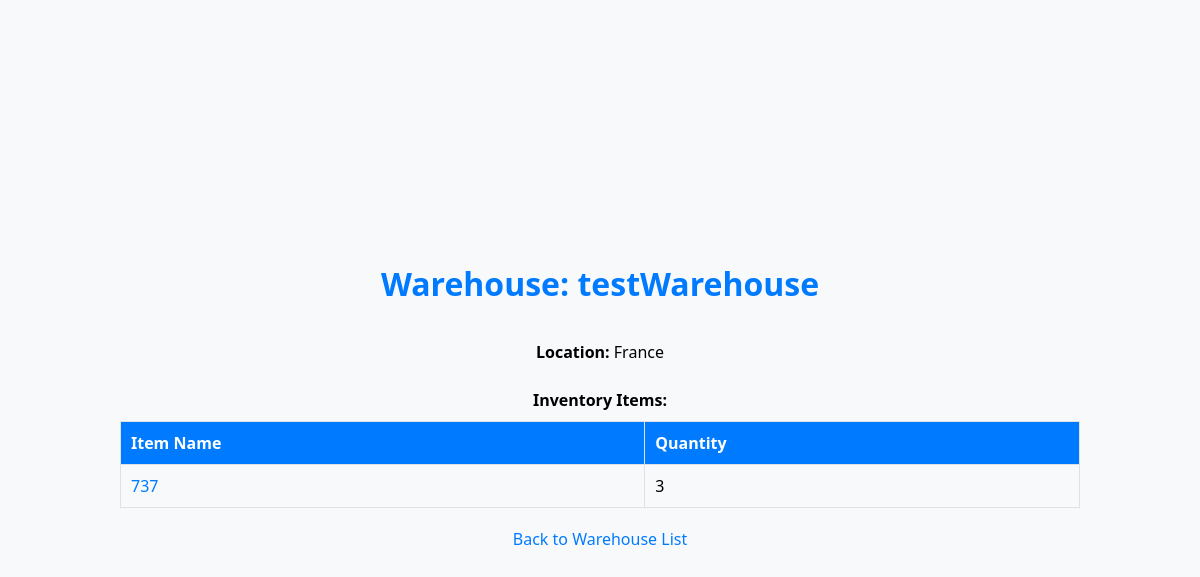
/warehouse_summary/1/ (signed in), run on an earlier commit of the app's database.
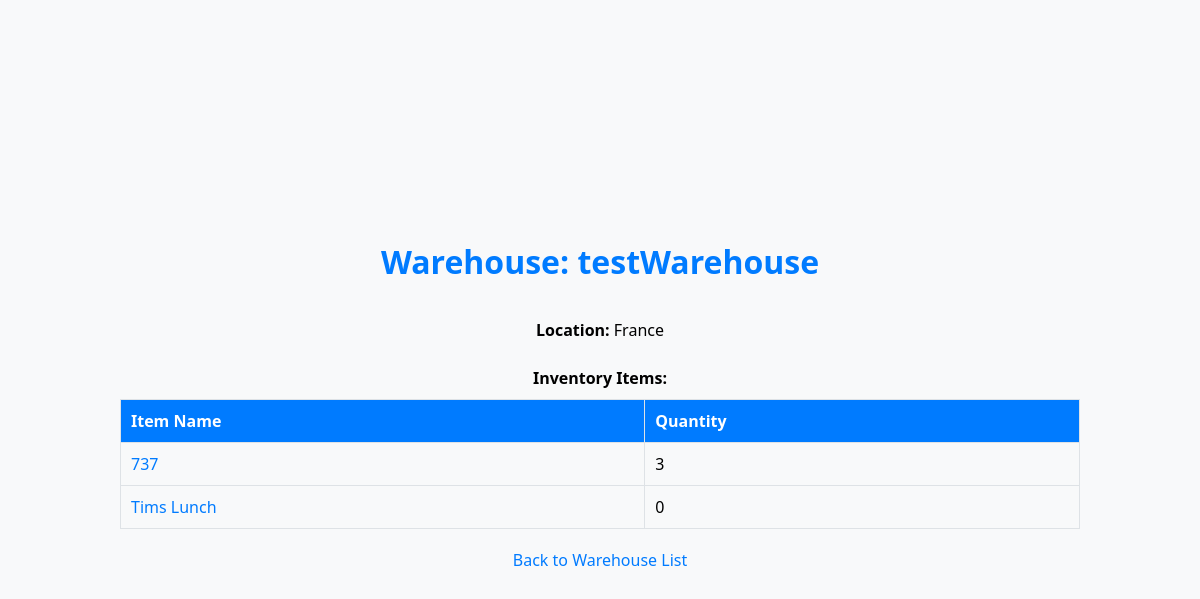
And on a later commit of the database.
### P4SBonjour/bonjour_app/models.py (models this page shows, shortened)
class Inventory(models.Model):
    item = models.ForeignKey(Item, on_delete=models.CASCADE)
    warehouse = models.ForeignKey(Warehouse, on_delete=models.CASCADE)
    quantity = models.IntegerField()

class Item(models.Model):
    item_name = models.CharField(max_length=255)
    description = models.TextField()
    supplier = models.ForeignKey(Supplier, on_delete=models.CASCADE)

### P4SBonjour/bonjour_app/views.py (the view)
# urls.py: path('warehouse_summary/<int:warehouse_id>/', views.warehouse_summary, name='warehouse_summary'),
@login_required
def warehouse_summary(request, warehouse_id):
    warehouse = get_object_or_404(Warehouse, pk=warehouse_id)
    inventory_items = Inventory.objects.filter(warehouse=warehouse)
    return render(request, 'warehouse_summary.html', {
        'warehouse': warehouse,
        'inventory_items': inventory_items
    })

### P4SBonjour/bonjour_app/templates/warehouse_summary.html (shortened to what this page needs)
<!DOCTYPE html>
<html>
<head>
</head>
<body>
    <h1>Warehouse: {{ warehouse.warehouse_name }}</h1>
    <p><strong>Location:</strong> {{ warehouse.location }}</p>
    <p><strong>Inventory Items:</strong></p>
    <table>
        <tr>
            <th>Item Name</th>
            <th>Quantity</th>
        </tr>
        {% for item in inventory_items %}
        <tr>
            <td><a href="{% url 'view_item' item.item.id %}">{{ item.item.item_name }}</a></td>
            <td>{{ item.quantity }}</td>
        </tr>
        {% empty %}
        <tr>
            <td colspan="2">No items found in this warehouse.</td>
        </tr>
        {% endfor %}
    </table>
    <a href="{% url 'warehouse_list' %}">Back to Warehouse List</a>
</body>
</html>

What changed in the data, as far as the page shows it:
added Inventory: item.item_name "Tims Lunch", quantity "0"
